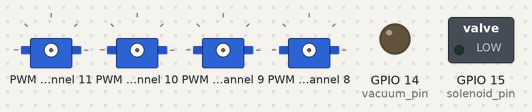
Bench run of a program on a simulated Raspberry Pi (BCM pin numbers). Shown: 4 × servo, switched loads named in the program (green lamp = pin HIGH), output pins drawn as LEDs (lit = HIGH). At 5.7 s the program stops and its outputs stay as they are.

Above: at 0.1 s.
At 2.1 s:
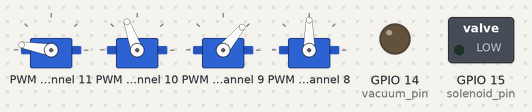
At 2.6 s:
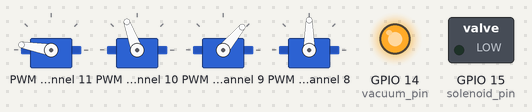
At 3.1 s:
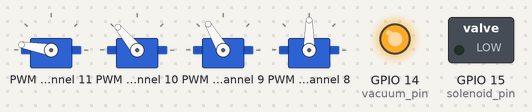
At 3.6 s:
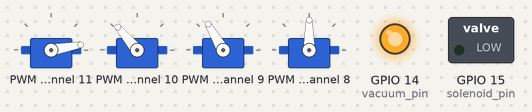
At 5.2 s:
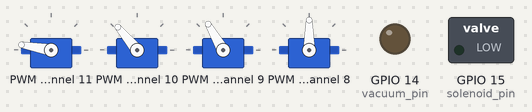
Timing chart, 0 to 7.1 s (numbered marks = the images above):
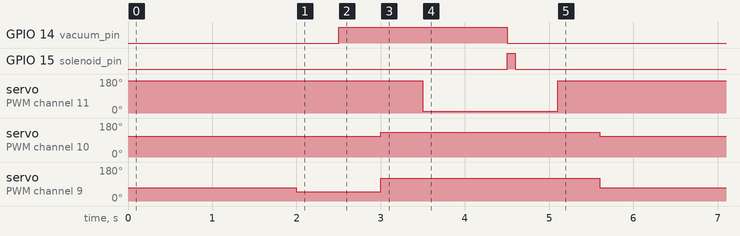

The program:

arm_control.py
```python
import RPi.GPIO as GPIO
import time
from adafruit_servokit import ServoKit

vacuum_pin = 14
solenoid_pin = 15
limit_pin = 4
pin1 = 11
pin2 = 10
pin3 = 9
pin4 = 8

GPIO.setmode(GPIO.BCM)
GPIO.setup(vacuum_pin,GPIO.OUT)
GPIO.setup(solenoid_pin,GPIO.OUT)
GPIO.setup(limit_pin, GPIO.IN, pull_up_down=GPIO.PUD_UP)

kit = ServoKit(channels=16,frequency=50)

time.sleep(1)

'''
kit.servo[pin1].angle = 170
kit.servo[pin2].angle = 110
kit.servo[pin3].angle = 70

GPIO.cleanup()

try:
    while True:
        switch_state = GPIO.input(limit_pin)

        if switch_state == GPIO.LOW:
            print("button pressed")

            break

        # Optional: Add a small delay to reduce CPU usage
        time.sleep(0.001)
    GPIO.cleanup()


except KeyboardInterrupt:
    # Clean up GPIO on exit
    GPIO.cleanup()


'''
kit.servo[pin1].angle = 170
kit.servo[pin2].angle = 110
kit.servo[pin3].angle = 70
kit.servo[pin4].angle = 90

try:
	GPIO.output(vacuum_pin, GPIO.LOW)
	GPIO.output(solenoid_pin, GPIO.LOW)
	time.sleep(1)
	kit.servo[pin3].angle = 50
	time.sleep(0.5)
	GPIO.output(vacuum_pin, GPIO.HIGH)
	time.sleep(0.5)
	kit.servo[pin2].angle = 130
	kit.servo[pin3].angle = 120
	time.sleep(0.5)
	kit.servo[pin1].angle = 10
	time.sleep(1)
	GPIO.output(vacuum_pin, GPIO.LOW)
	GPIO.output(solenoid_pin, GPIO.HIGH)
	time.sleep(0.1)
	GPIO.output(solenoid_pin, GPIO.LOW)
	time.sleep(0.5)
	kit.servo[pin1].angle = 170
	time.sleep(0.5)
	kit.servo[pin2].angle = 110
	kit.servo[pin3].angle = 70
	time.sleep(0.1)
	GPIO.cleanup()


except KeyboardInterrupt:
	GPIO.cleanup()
```
